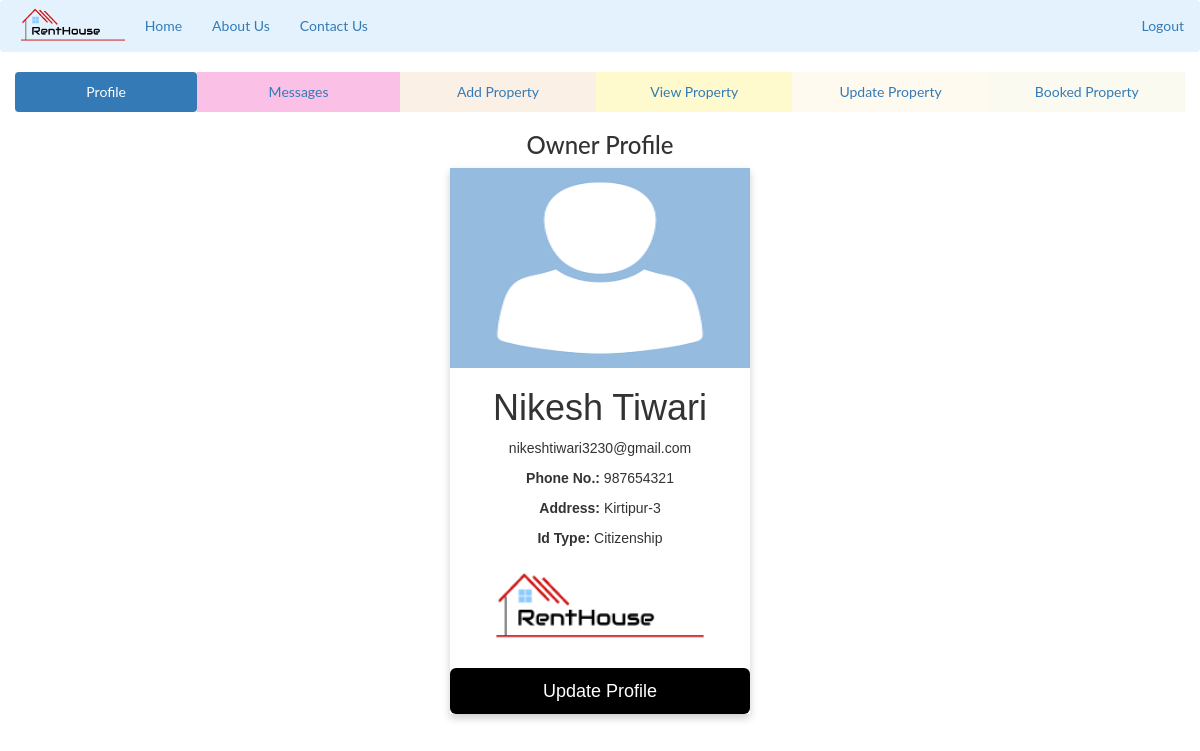
The app's page /owner/owner-index.php (signed in) with its own data.
### tables this page shows
CREATE TABLE `owner` (
  `owner_id` int(10) NOT NULL,
  `full_name` varchar(100) NOT NULL,
  `email` varchar(100) NOT NULL,
  `password` varchar(100) NOT NULL,
  `phone_no` bigint(10) NOT NULL,
  `address` varchar(200) NOT NULL,
  `id_type` varchar(100) NOT NULL,
  `id_photo` varchar(1000) NOT NULL
);

### owner/owner-index.php (the view, shortened to what this page needs)
<?php
include("navbar.php");
 ?>
<head>
<link rel="stylesheet" type="text/css" href="style.css">
</head>
<body>
 <div class="container-fluid">
  <ul class="nav nav-pills nav-justified">
    <li class="active" style="background-color: #FFF8DC"><a data-toggle="pill" href="#home">Profile</a></li>
    <li style="background-color: #FAC0E6"><a data-toggle="pill" href="#menu4">Messages</a></li>
    <li style="background-color: #FAF0E6"><a data-toggle="pill" href="#menu1">Add Property</a></li>
    <li style="background-color: #FFFACD"><a data-toggle="pill" href="#menu2">View Property</a></li>
    <li style="background-color: #FFFAF0"><a data-toggle="pill" href="#menu3">Update Property</a></li>
    <li style="background-color: #FAFAF0"><a data-toggle="pill" href="#menu6">Booked Property</a></li>
  </ul>
  <div class="tab-content">
    <div id="home" class="tab-pane fade in active">
      <center><h3>Owner Profile</h3></center>
      <div class="container">
      <?php
        include("../config/config.php");
        $u_email= $_SESSION["email"];
        $sql="SELECT * from owner where email='$u_email'";
        $result=mysqli_query($db,$sql);
        if(mysqli_num_rows($result)>0)
      {
          while($rows=mysqli_fetch_assoc($result)){
       ?>
        <div class="card">
  <img src="../images/avatar.png" alt="John" style="height:200px; width: 100%">
  <h1><?php echo $rows['full_name']; ?></h1>
  <p class="title"><?php echo $rows['email']; ?></p>
  <p><b>Phone No.: </b><?php echo $rows['phone_no']; ?></p>
  <p><b>Address: </b><?php echo $rows['address']; ?></p>
  <p><b>Id Type: </b><?php echo $rows['id_type']; ?></p>
  <p><img src="../<?php echo $rows['id_photo']; ?>" height="100px"></p>
  <p><button type="button" class="btn btn-lg" data-toggle="modal" data-target="#myModal">Update Profile</button></p>
</div>
    </div>
    </div>
            <?php
      $owner_id=$rows['owner_id'];
      $sql1="SELECT * FROM chat where owner_id='$owner_id' ";
    $query1 = mysqli_query($db,$sql1);
  if(mysqli_num_rows($query1)>0)
  {
    while($row= mysqli_fetch_assoc($query1)){
      $tenant_id=$row['tenant_id'];
      $sql2="SELECT * FROM tenant where tenant_id='$tenant_id' ";
    $query2 = mysqli_query($db,$sql2);
  if(mysqli_num_rows($query2)>0)
  {
    while ($rows= mysqli_fetch_assoc($query2)){
?>
<link rel="stylesheet" type="text/css" href="message-style.css">
<?php
    }
  }}}}}?>
  </div>
</div>
</body>

### owner/style.css (style rules this page uses)
.card { box-shadow: 0 4px 8px 0 rgba(0, 0, 0, 0.2); max-width: 300px; margin: auto; text-align: center; font-family: arial; }
button { border: none; outline: 0; display: inline-block; padding: 8px; color: white; background-color: #000; text-align: center; cursor: pointer; width: 100%; font-size: 18px; }

### owner/message-style.css (style rules this page uses)
body { font-family: "Lato", sans-serif; }

### records on screen
owner: full_name "Nikesh Tiwari", email "nikeshtiwari3230@gmail.com", phone_no "987654321", address "Kirtipur-3", id_type "Citizenship", id_photo (picture)
